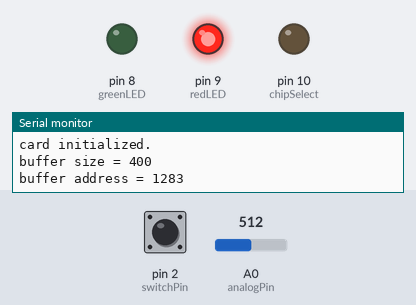
Simulated run of this sketch. Board: Arduino Uno, built with avr-gcc and run on an emulated ATmega328P. Parts: output pins drawn as LEDs (lit = HIGH), the last lines printed to the serial monitor. Inputs (shaded band) come from the test bench; at power-on: pin 2 (switchPin) LOW, A0 (analogPin) = 512. Storage starts empty.

Above: at 1.2 s.
1.3 s: pin 2 (switchPin) pulsed HIGH 2 times (0.12 s each, 0.3 s apart)
At 1.66 s:
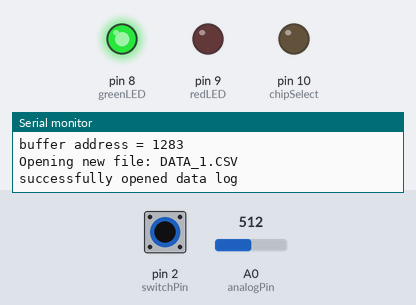
Timing chart, 0 to 4.3 s (numbered marks = the images above; inputs shaded):
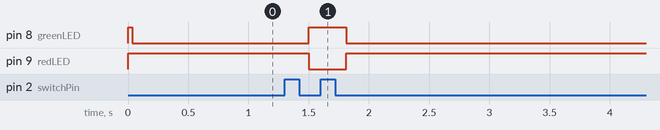

The sketch:

SignalCulture_DataLogger.ino
```cpp
/*
  SignalCulture_DataLogger
  by Scott Kildall
  Adapted from the SD Data Logger from TomIgoe
  This will log analog port 0

  Red LED will be on while we are not logging
  A momentary switch will begin logging
  Pressing the momentary switch will stop logging

  Ideally, we would log to RAM and then flush when the buffer is filled.

  We are logging to microseconds, 1000 micros = 1 millis

  Other options would be to overclock, which might give us 2X the data-logging rate
  However, this is complicated.

  Also, simply running this with a fan on it, too cool it down might make the CPU faster

  max # of characters
  - signal value 0-1023 = 4 charcters
  - command (,) = 1 character
  - max unsigned long = 18446744073709551615 = 20
  - newline = 1 chacter
  - termination string = 1 char
  - total = 27 characters, add 1 for safekeeping to make 28

  sample time on a is about 280 microseconds
  a faster SD card will have marginal improvements since we are using a RAM buffer and flushing it every 20 lines or so

  Sample rate ~3500-3600 H
  i.e. 3500-3600 samples/second
  Pretty good!!

  ~ 1.7mb file for 60 seconds
  60 minutes = 102mb

  The next issue is that we run out of micros(), so have an overflow problem after about a minute
  We could fix this in code (best solution)

  micros() will rollover after 70 minutes, so log timer should be no more than an hour

 */

#include <SD.h>

#include "MSTimer.h"

//-- we are using the AdaFruit Data Logging shiueld, so we need pin 10
const int chipSelect = 10;

//-- flag indicates whether we are currently logging
boolean bLogging = false;
boolean bError = false;

//-- flag for swiitch presses, good for interrupts
boolean bSwitchPressed = false;

//-- pins in use
int greenLED = 8;
int redLED = 9;
int switchPin = 2;
int analogPin = 0;

File dataFile;

unsigned long startMicros = 0;    // subtract from micros() when logging

#define MAX_LINE_SIZE (28)
#define BUFFER_SIZE (400)        // 400 is safe, 560 will cause error with opening datalog

int bufferIndex = 0;
char *buffer;

// Default timer, use UL otherwise it might end up being interpreted as int, which causes overflow problems
#define DEFAULT_TIMER_DURATION (1000UL * 60UL * 2UL)  // in milliseconds, so start by multiplying by 1000 for readability

// from the MSTimer.h
MSTimer logTimer;

void setup()
{
  //-- specify output pins
  pinMode(chipSelect, OUTPUT);
  pinMode(greenLED, OUTPUT);
  pinMode(redLED, OUTPUT);


  //-- both pins on while we initialize
  digitalWrite(redLED, HIGH);
  digitalWrite(greenLED, HIGH);

 // Open serial communications and wait for port to open:
  Serial.begin(9600);
   while (!Serial) {
    ; // wait for serial port to connect. Needed for Leonardo only
  }
  Serial.println("Initializing SD card or not present");

  //-- we have a voltage divider, so we can have a max of about 1.1V output
  analogReference(EXTERNAL);

  // see if the card is present and can be initialized:
  if (!SD.begin(chipSelect)) {
    Serial.println("Card failed, or not present");
    // don't do anything more:
    return;
  }
  Serial.println("card initialized.");
  Serial.print("buffer size = " );
  Serial.println(BUFFER_SIZE);

  // we allocate from SRAM (I think)
  buffer = new char[BUFFER_SIZE];

  if( buffer == 0L ) {
    Serial.println("new allocator failed" );
    return;
  }

  Serial.print("buffer address = " );
  Serial.println( (unsigned long)buffer );
  // red on
  bSwitchPressed = false;
  bLogging = false;
  digitalWrite(redLED, HIGH);
  digitalWrite(greenLED, LOW);

  //-- INT0  is pin2
  attachInterrupt(0, switchPressed, RISING);

  logTimer.setTimer(DEFAULT_TIMER_DURATION);
}

//-- main logging loop, with attempts to be as efficient as possible
void loop()
{
   // this just looks for an interrupt flag, if tripped then we begin/end logging
   if( bSwitchPressed ) {
     // debounce and then wait for switch to be let go
     delay(200);
     while( digitalRead(switchPin) )
      ;

    // turn logging on/off
    bLogging = !bLogging;

    //-- begin/end logging
    if( bLogging )
      beginLogging();
    else
      endLogging();

    bSwitchPressed = false;
  }
  if( bLogging ) {
    // we will want to optimize this to write to a buffer and then flush the buffer when we fill it up
    sprintf(buffer + bufferIndex, "%d,%lu\n", analogRead(analogPin),micros() - startMicros);
    bufferIndex += strlen(buffer+bufferIndex);

    // check to see if we are about to overflow the buffer
    if( bufferIndex > BUFFER_SIZE - MAX_LINE_SIZE ) {
      bufferIndex = 0;

      // buffer of data
      dataFile.print(buffer+bufferIndex);  // see if the entire thing prints out
    }

    if( logTimer.isExpired() ) {
      endLogging();
      Serial.println("Logging timer expired, all done");
    }
  }
}

//-- set LED pins, add sequential filename
void beginLogging() {
  digitalWrite(greenLED, HIGH);
  digitalWrite(redLED, LOW);

  char filename[64];
  int fileNum = 1;

  // The SD Card needs an all caps filename
   while( true ) {
     sprintf(filename, "DATA_%d.CSV", fileNum);
     if( SD.exists(filename) == false ) {
       Serial.print("Opening new file: ");
       Serial.println(filename);
       dataFile = SD.open(filename, FILE_WRITE);
       break;
     }

     fileNum++;
  }

  if (dataFile) {
    Serial.println("successfully opened data log");

    // write header
    dataFile.println("value, ms");

     bLogging = true;
     bufferIndex = 0;

     logTimer.start();
     startMicros = micros();
  }
   else {
    Serial.println("error opening data log");
    bLogging = false;
    bError = true;
  }
}

void endLogging() {
  // log the remaining buffer
  bufferIndex = 0;
  dataFile.print(buffer+bufferIndex);  // see if the entire thing prints out

  dataFile.close();
  bLogging = false;
  digitalWrite(greenLED, LOW);
  digitalWrite(redLED, HIGH);
}

//-- interrupt routine, set flag
void switchPressed() {
  bSwitchPressed = true;
}
```

MSTimer.cpp
```cpp
/*
  MSTimer: Simple timer class for Arduino, makes code a lot cleaner


*/

#include "Arduino.h"
#include "MSTimer.h"


MSTimer::MSTimer() {
  duration = 0;
}

int MSTimer::isExpired() {
  return( (startTime + duration) < millis() );
}

void MSTimer::start() {
   startTime = millis();
}
void MSTimer::setTimer(unsigned long _duration) {
   duration = _duration;
   start();
}
```

MSTimer.h
```cpp
/*
  MSTimer: Simple timer class for Arduino, makes code a lot cleaner

  Written by Scott Kildall
  https://github.com/scottkildall
  www.kildall.com
*/


#ifndef CLASS_MSTimer
#define CLASS_MSTimer

class MSTimer
{
  public:
    MSTimer();

    int isExpired();
    void setTimer( unsigned long _duration );  // will also start the time
    void start();

    unsigned long startTime;
    unsigned long duration;
  private:

};

#endif // CLASS_MSTimer
```

Measured:
- after the input at 1.3 s, pin 8 (greenLED): LOW → HIGH after 0.20 s, → LOW 0.31 s later; pin 9 (redLED): HIGH → LOW after 0.20 s, → HIGH 0.31 s later
